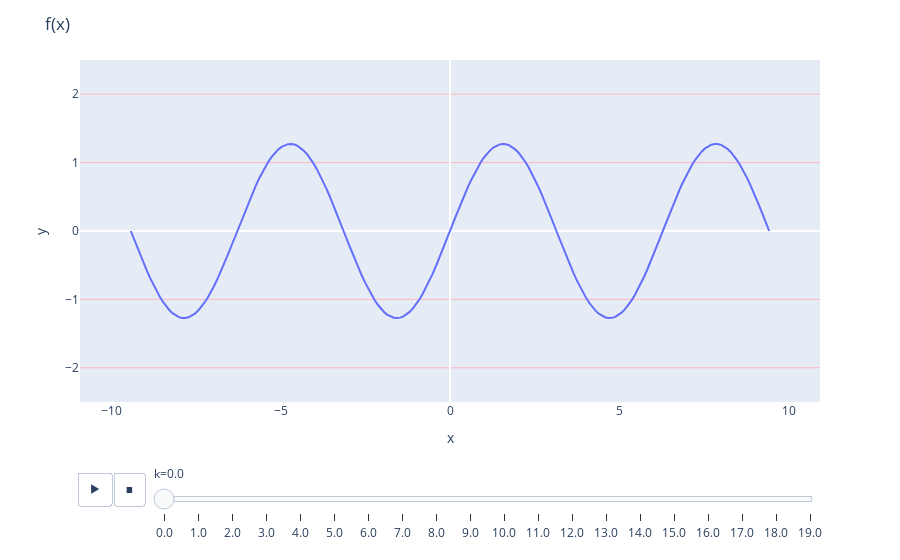

Here is the notebook cell this chart was saved with:
### Code cell
import numpy as np
import plotly.express as px
import pandas as pd

terms = 20
n = 200
x = np.linspace(-3*np.pi, 3*np.pi,n)
y = 0
df = pd.DataFrame()
for i in range(int(terms)):
    y += 4/np.pi*np.sin((2*i+1)*x)/(2*i+1)
    df = pd.concat([df, pd.DataFrame([x, y, i*np.ones(n)]).T])

df.columns= ['x', 'y', 'k']
# st.write(df)
fig = px.line(df, x='x', y = 'y', animation_frame= 'k',
    range_x = [np.min(x) - 1.5, np.max(x) + 1.5], 
    range_y = [-2.5, 2.5])
# st.write(fig)
fig.update_xaxes(showgrid=False, gridwidth=1, gridcolor='LightPink')
fig.update_yaxes(showgrid=True, gridwidth=1, gridcolor='LightPink')
fig.update_layout(title_text="f(x)")
fig.update_layout()

fig.show()

### Figure 1 — Plotly figure (JSON) as saved in the notebook; plotly's stock layout.template omitted (floating-point values rounded to 4 significant figures; data arrays with more than 128 entries replaced by an {"elided": "..."} marker saying what was removed)
{"data": [{"hovertemplate": "k=0.0<br>x=%{x}<br>y=%{y}<extra></extra>", "legendgroup": "", "line": {"color": "#636efa", "dash": "solid"}, "marker": {"symbol": "circle"}, "mode": "lines", "name": "", "orientation": "v", "showlegend": false, "type": "scatter", "x": {"elided": "200 float values"}, "xaxis": "x", "y": {"elided": "200 float values"}, "yaxis": "y"}], "layout": {"legend": {"tracegroupgap": 0}, "margin": {"t": 60}, "sliders": [{"active": 0, "currentvalue": {"prefix": "k="}, "len": 0.9, "pad": {"b": 10, "t": 60}, "steps": [{"args": [["0.0"], {"frame": {"duration": 0, "redraw": false}, "fromcurrent": true, "mode": "immediate", "transition": {"duration": 0, "easing": "linear"}}], "label": "0.0", "method": "animate"}, {"args": [["1.0"], {"frame": {"duration": 0, "redraw": false}, "fromcurrent": true, "mode": "immediate", "transition": {"duration": 0, "easing": "linear"}}], "label": "1.0", "method": "animate"}, {"args": [["2.0"], {"frame": {"duration": 0, "redraw": false}, "fromcurrent": true, "mode": "immediate", "transition": {"duration": 0, "easing": "linear"}}], "label": "2.0", "method": "animate"}, {"args": [["3.0"], {"frame": {"duration": 0, "redraw": false}, "fromcurrent": true, "mode": "immediate", "transition": {"duration": 0, "easing": "linear"}}], "label": "3.0", "method": "animate"}, {"args": [["4.0"], {"frame": {"duration": 0, "redraw": false}, "fromcurrent": true, "mode": "immediate", "transition": {"duration": 0, "easing": "linear"}}], "label": "4.0", "method": "animate"}, {"args": [["5.0"], {"frame": {"duration": 0, "redraw": false}, "fromcurrent": true, "mode": "immediate", "transition": {"duration": 0, "easing": "linear"}}], "label": "5.0", "method": "animate"}, {"args": [["6.0"], {"frame": {"duration": 0, "redraw": false}, "fromcurrent": true, "mode": "immediate", "transition": {"duration": 0, "easing": "linear"}}], "label": "6.0", "method": "animate"}, {"args": [["7.0"], {"frame": {"duration": 0, "redraw": false}, "fromcurrent": true, "mode": "immediate", "transition": {"duration": 0, "easing": "linear"}}], "label": "7.0", "method": "animate"}, {"args": [["8.0"], {"frame": {"duration": 0, "redraw": false}, "fromcurrent": true, "mode": "immediate", "transition": {"duration": 0, "easing": "linear"}}], "label": "8.0", "method": "animate"}, {"args": [["9.0"], {"frame": {"duration": 0, "redraw": false}, "fromcurrent": true, "mode": "immediate", "transition": {"duration": 0, "easing": "linear"}}], "label": "9.0", "method": "animate"}, {"args": [["10.0"], {"frame": {"duration": 0, "redraw": false}, "fromcurrent": true, "mode": "immediate", "transition": {"duration": 0, "easing": "linear"}}], "label": "10.0", "method": "animate"}, {"args": [["11.0"], {"frame": {"duration": 0, "redraw": false}, "fromcurrent": true, "mode": "immediate", "transition": {"duration": 0, "easing": "linear"}}], "label": "11.0", "method": "animate"}, {"args": [["12.0"], {"frame": {"duration": 0, "redraw": false}, "fromcurrent": true, "mode": "immediate", "transition": {"duration": 0, "easing": "linear"}}], "label": "12.0", "method": "animate"}, {"args": [["13.0"], {"frame": {"duration": 0, "redraw": false}, "fromcurrent": true, "mode": "immediate", "transition": {"duration": 0, "easing": "linear"}}], "label": "13.0", "method": "animate"}, {"args": [["14.0"], {"frame": {"duration": 0, "redraw": false}, "fromcurrent": true, "mode": "immediate", "transition": {"duration": 0, "easing": "linear"}}], "label": "14.0", "method": "animate"}, {"args": [["15.0"], {"frame": {"duration": 0, "redraw": false}, "fromcurrent": true, "mode": "immediate", "transition": {"duration": 0, "easing": "linear"}}], "label": "15.0", "method": "animate"}, {"args": [["16.0"], {"frame": {"duration": 0, "redraw": false}, "fromcurrent": true, "mode": "immediate", "transition": {"duration": 0, "easing": "linear"}}], "label": "16.0", "method": "animate"}, {"args": [["17.0"], {"frame": {"duration": 0, "redraw": false}, "fromcurrent": true, "mode": "immediate", "transition": {"duration": 0, "easing": "linear"}}], "label": "17.0", "method": "animate"}, {"args": [["18.0"], {"frame": {"duration": 0, "redraw": false}, "fromcurrent": true, "mode": "immediate", "transition": {"duration": 0, "easing": "linear"}}], "label": "18.0", "method": "animate"}, {"args": [["19.0"], {"frame": {"duration": 0, "redraw": false}, "fromcurrent": true, "mode": "immediate", "transition": {"duration": 0, "easing": "linear"}}], "label": "19.0", "method": "animate"}], "x": 0.1, "xanchor": "left", "y": 0, "yanchor": "top"}], "title": {"text": "f(x)"}, "updatemenus": [{"buttons": [{"args": [null, {"frame": {"duration": 500, "redraw": false}, "fromcurrent": true, "mode": "immediate", "transition": {"duration": 500, "easing": "linear"}}], "label": "&#9654;", "method": "animate"}, {"args": [[null], {"frame": {"duration": 0, "redraw": false}, "fromcurrent": true, "mode": "immediate", "transition": {"duration": 0, "easing": "linear"}}], "label": "&#9724;", "method": "animate"}], "direction": "left", "pad": {"r": 10, "t": 70}, "showactive": false, "type": "buttons", "x": 0.1, "xanchor": "right", "y": 0, "yanchor": "top"}], "xaxis": {"anchor": "y", "domain": [0, 1], "gridcolor": "LightPink", "gridwidth": 1, "range": [-10.92, 10.92], "showgrid": false, "title": {"text": "x"}}, "yaxis": {"anchor": "x", "domain": [0, 1], "gridcolor": "LightPink", "gridwidth": 1, "range": [-2.5, 2.5], "showgrid": true, "title": {"text": "y"}}}}
